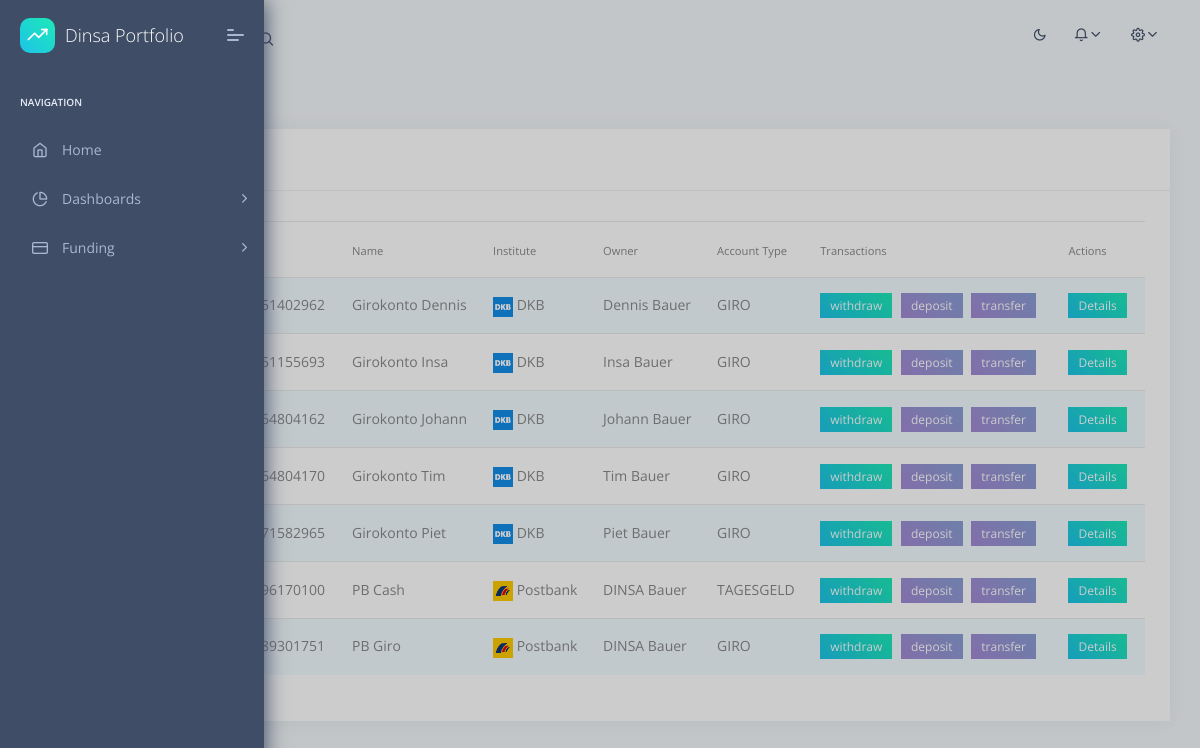
The app's page /bankaccounts/ with its own data.
### portfolio/models/bank_account.py (models this page shows, shortened)
class BankAccount(models.Model):
    iban = models.CharField(unique=True, max_length=22, verbose_name="IBAN")
    name = models.CharField(max_length=100, default="tbd", verbose_name="Name")
    fk_institute = models.ForeignKey(
        Institute, on_delete=models.CASCADE, verbose_name="Institute", default=0
    )
    fk_owner = models.ForeignKey(
        Person, on_delete=models.CASCADE, verbose_name="Owner", default=0
    )
    account_status = models.CharField(
        max_length=15,
        choices=ACCOUNT_STATUS_CHOICES,
        default="ACTIVE",
        verbose_name="Account Status",
    )
    account_type = models.CharField(
        max_length=15,
        choices=ACCOUNT_TYPE_CHOICES,
        default="GIRO",
        verbose_name="Account Type",
    )

### portfolio/models/institute.py (models this page shows, shortened)
class Institute(models.Model):
    bic = models.CharField(max_length=12, blank=False, unique=True, verbose_name="BIC")
    name = models.CharField(max_length=100, blank=False, verbose_name="Name")
    short_name = models.CharField(
        max_length=20, default="", blank=True, verbose_name="Short Name"
    )
    logo = ResizedImageField(size=[300, 300], upload_to="logos", force_format="PNG")

### portfolio/models/person.py (models this page shows)
class Person(models.Model):
    name = models.CharField(max_length=100, blank=False, verbose_name="Name")
    surname = models.CharField(max_length=100, blank=False, verbose_name="Surname")
    picture = ResizedImageField(
        size=[500, 500], upload_to="profile_pics", force_format="PNG"
    )
    def __str__(self):
        return f"{self.surname} {self.name}"

### portfolio/views/bank_accounts.py (the view)
# urls.py: path("bankaccounts/", BankAccountsList.as_view(), name="bankaccounts"),
class BankAccountsList(ListView):
    model = BankAccount
    def get_context_data(self, **kwargs):
        context = super(BankAccountsList, self).get_context_data(**kwargs)
        context["sidebar"] = get_sidebar_context()
        return context

### portfolio/views/utils/context.py (called while the page is built)
def get_sidebar_context():
    return {"portfolios": Portfolio.objects.all()}

### portfolio/templates/portfolio/bankaccount_list.html (shortened to what this page needs)
{% extends "layouts/base.html" %}
{% block content %}
    <div class="row">
        <div class="col-md-12 col-xl-12">
            <div class="card daily-sales">
                <div class="card-header">
                    <h5>Accounts</h5>
                </div>
                <div class="card-block">
                    <div class="table-responsive">
                        <table class="table table-striped">
                            <thead>
                                <tr>
                                    <th>
                                        <small>IBAN</small>
                                    </th>
                                    <th>
                                        <small>Name</small>
                                    </th>
                                    <th>
                                        <small>Institute</small>
                                    </th>
                                    <th>
                                        <small>Owner</small>
                                    </th>
                                    <th>
                                        <small>Account Type</small>
                                    </th>
                                    <th>
                                        <small>Transactions</small>
                                    </th>
                                    <th>
                                        <small>Actions</small>
                                    </th>
                                </tr>
                            </thead>
                            <tbody>
                                {% for object in object_list %}
                                    <tr>
                                        <td>{{ object.iban }}</td>
                                        <td>{{ object.name }}</td>
                                        <td>
                                            <img src="{{ object.fk_institute.logo.url }}"
                                                 height="20"
                                                 width="20"
                                                 alt="logo">
                                            {{ object.fk_institute.short_name }}
                                        </td>
                                        <td>{{ object.fk_owner }}</td>
                                        <td>{{ object.account_type }}</td>
                                        <td>
                                            <a href="#" class="label theme-bg text-white f-12">withdraw</a>
                                            <a href="#" class="label theme-bg2 text-white f-12">deposit</a>
                                            <a href="#" class="label theme-bg2 text-white f-12">transfer</a>
                                        </td>
                                        <td>
                                            <a href="{% url 'bankaccount' object.id %}"
                                               class="label theme-bg text-white f-12">Details</a>
                                        </td>
                                    </tr>
                                {% empty %}
                                    <li>No objects yet.</li>
                                {% endfor %}
                            </tbody>
                        </table>
                    </div>
                </div>
            </div>
        </div>
    </div>
{% endblock content %}

### templates/layouts/base.html (shortened to what this page needs)
<!DOCTYPE html>
{% load i18n static admin_datta %}
{% get_current_language as LANGUAGE_CODE %}
{% get_current_language_bidi as LANGUAGE_BIDI %}
{% get_direction as direction %}
{% get_admin_setting as admin_setting %}
<html lang="en">
<head>
  {% include 'includes/head.html' %}
</head>
<body>
  {% block sidebar %}
    {% include 'includes/sidebar.html' %}
  {% endblock sidebar %}
  {% block header %}
    {% include 'includes/navigation.html' %}
  {% endblock header %}
  <div class="pcoded-main-container">
    <div class="pcoded-wrapper">
      <div class="pcoded-content">
        <div class="pcoded-inner-content">
          <div class="main-body">
            <div class="page-wrapper">
              {% block content %}{% endblock content %}
            </div>
          </div>
        </div>
      </div>
    </div>
  </div>
</body>
</html>

### templates/includes/head.html (shortened to what this page needs)
{% load static %}
<link rel="stylesheet" href="{% static 'assets/fonts/fontawesome/css/fontawesome-all.min.css' %}">
<link rel="stylesheet" href="{% static 'assets/plugins/animation/css/animate.min.css' %}">
<link rel="stylesheet" href="{% static 'assets/css/style.css' %}">
<link rel="stylesheet" href="{% static 'assets/css/dark.css' %}">

### templates/includes/sidebar.html (shortened to what this page needs)
{% load i18n static admin_datta %}
<nav class="pcoded-navbar">
  <div class="navbar-wrapper">
    <div class="navbar-brand header-logo">
      <a href="{% url 'index' %}" class="b-brand">
        <div class="b-bg">
          <i class="feather icon-trending-up"></i>
        </div>
        <span class="b-title">Dinsa Portfolio</span>
      </a>
      <a class="mobile-menu" id="mobile-collapse" href="javascript:"><span></span></a>
    </div>
    <div class="navbar-content scroll-div">
      <ul class="nav pcoded-inner-navbar">
        <li class="nav-item pcoded-menu-caption">
          <label>Navigation</label>
        </li>
        <li data-username="dashboard Default Ecommerce CRM Analytics Crypto Project"
            class="nav-item {% if 'index' in segment %}active{% endif %}">
          <a href="{% url 'index' %}" class="nav-link ">
            <span class="pcoded-micon"><i class="feather icon-home"></i></span><span class="pcoded-mtext">Home</span>
          </a>
        </li>
        <li data-username="" class="nav-item pcoded-hasmenu">
          <a href="javascript:" class="nav-link "><span class="pcoded-micon"><i class="feather icon-pie-chart"></i></span><span class="pcoded-mtext">Dashboards</span></a>
        </li>
        <li data-username="" class="nav-item pcoded-hasmenu">
          <a href="javascript:" class="nav-link "><span class="pcoded-micon"><i class="feather icon-credit-card"></i></span><span class="pcoded-mtext">Funding</span></a>
        </li>
      </ul>
    </div>
  </div>
</nav>

### templates/includes/navigation.html (shortened to what this page needs)
{% load static %}
<header class="navbar pcoded-header navbar-expand-lg navbar-light">
  <div class="collapse navbar-collapse">
    <ul class="navbar-nav mr-auto">
      <li>
        <a href="javascript:"
           class="full-screen"
           onclick="javascript:toggleFullScreen()"></a>
      </li>
      <li class="nav-item dropdown">
        <a class="dropdown-toggle" href="javascript:" data-toggle="dropdown">Dropdown</a>
      </li>
      <li class="nav-item">
        <div class="main-search">
          <div class="input-group">
            <span class="input-group-append search-btn btn btn-primary">
              <i class="feather icon-search input-group-text"></i>
            </span>
          </div>
        </div>
      </li>
    </ul>
    <ul class="navbar-nav ml-auto">
      <li>
        <label>
          <i class="icon feather icon-sun" id="theme-indicator"></i>
        </label>
      </li>
      <li>
        <div class="dropdown">
          <a class="dropdown-toggle" href="javascript:" data-toggle="dropdown"><i class="icon feather icon-bell"></i></a>
        </div>
      </li>
      <li>
        <div class="dropdown drp-user">
          <a href="javascript:" class="dropdown-toggle" data-toggle="dropdown">
            <i class="icon feather icon-settings"></i>
          </a>
    </div>
  </li>
</ul>
</div>
</header>

### templates/includes/scripts.html (shortened to what this page needs)
{% load static %}

### static/assets/css/dark.css (style rules this page uses)
.pcoded-header label { color: #3f4d67; }

### records on screen
BankAccount: name "Girokonto Dennis", fk_institute.logo (picture), fk_institute.short_name "DKB", fk_owner "Dennis Bauer", account_type "GIRO"
BankAccount: name "Girokonto Insa", fk_institute.logo (picture), fk_institute.short_name "DKB", fk_owner "Insa Bauer", account_type "GIRO"
BankAccount: name "Girokonto Johann", fk_institute.logo (picture), fk_institute.short_name "DKB", fk_owner "Johann Bauer", account_type "GIRO"
BankAccount: name "Girokonto Tim", fk_institute.logo (picture), fk_institute.short_name "DKB", fk_owner "Tim Bauer", account_type "GIRO"
BankAccount: name "Girokonto Piet", fk_institute.logo (picture), fk_institute.short_name "DKB", fk_owner "Piet Bauer", account_type "GIRO"
BankAccount: name "PB Cash", fk_institute.logo (picture), fk_institute.short_name "Postbank", fk_owner "DINSA Bauer", account_type "TAGESGELD"
BankAccount: name "PB Giro", fk_institute.logo (picture), fk_institute.short_name "Postbank", fk_owner "DINSA Bauer", account_type "GIRO"
